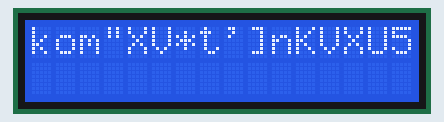
Recording of a sketch running on a simulated Arduino Uno, built with avr-gcc and run on an emulated ATmega328P. Parts: 16×2 character LCD. Random numbers use the default seed unless the sketch sets one.

Above: at 0.22 s.
At 0.85 s:
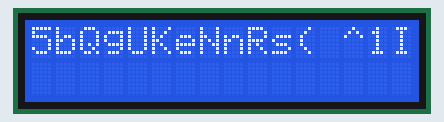
At 1.48 s:
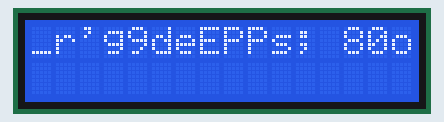
At 3.03 s:
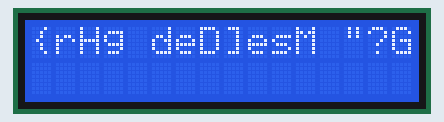
At 5.81 s:
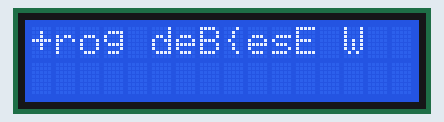
At 11.2 s:
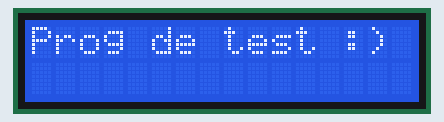

The sketch:

Screen162.ino
```cpp
#include <LiquidCrystal.h>

LiquidCrystal lcd(11, 10, 9, 8, 7, 6, 5, 4, 3, 2); //liaison 8 bits de données
int i = 0;
bool dir = true;
char *msg = "Prog de test :)"; // setup the mistery line
char *randStr;

void setup() {
	lcd.begin(16, 2); //utilisation d'un écran 16 colonnes et 2 lignes
	randStr = (char *)malloc(17 * sizeof(char));
	initRandString(randStr);
	Serial.begin(9600);
}

// size of string
int strlen(char *a)
{
	int i = -1;
	if (a != NULL)
		while (a[++i]);
	return i;
}

//print one line
void printLine(char *line, int lineNumber)
{
	for (size_t i = 0; i < strlen(line); i++)
	{
		lcd.setCursor(i, lineNumber);
		lcd.print(line[i]);
	}
}

//print one line with offset
void printLineWithOffset(char *line, int lineNumber, size_t offset)
{
	lcd.clear();
	for (size_t i = 0; i < strlen(line); i++)
	{
		lcd.setCursor(i + offset, lineNumber);
		lcd.print(line[i]);
		Serial.println(line[i]);
	}
}

//print all lines
void printerAllLines(char **lines)
{
	for (int line = 0; lines[line] != NULL; line++)
		for (int i = 0; i < strlen(lines[line]); i++)
		{
			lcd.setCursor(i, line);
			lcd.print(lines[line][i]);
		}
}

//complete all char by 0
void initRandString(char *randString)
{
	for (size_t i = 0; i < 17; i++)
		randString[i] = 0;
}

// if the char of mistery string is discovered the char is save else replace by 0
void controlString(char const *msgString, char * randString)
{
	for (size_t i = 0; i < 17; i++)
	{
		if (i < strlen(msgString) && msgString[i] != randString[i])
			randString[i] = 0;
		if (i >= strlen(msgString) && ' ' != randString[i])
			randString[i] = 0;
	}
}

void loop() {

	//scroll string left to right to left
	/*printLineWithOffset(msg, 0, i);
	if (i == 0)
		dir = true;
	else if (i == 16 - strlen(msg))
		dir = false;
	if (i <= 16 - strlen(msg) && i >= 0)
		i += dir ? 1 : -1;*/

	//find mistery string
	for (size_t i = 0; i < 17; i++)
	{
		if (randStr[i] == 0)
			randStr[i] = (char)random(32, 126);
	}
	printLine(randStr, 0);
	controlString(msg, randStr);
	delay(20);
}
```
